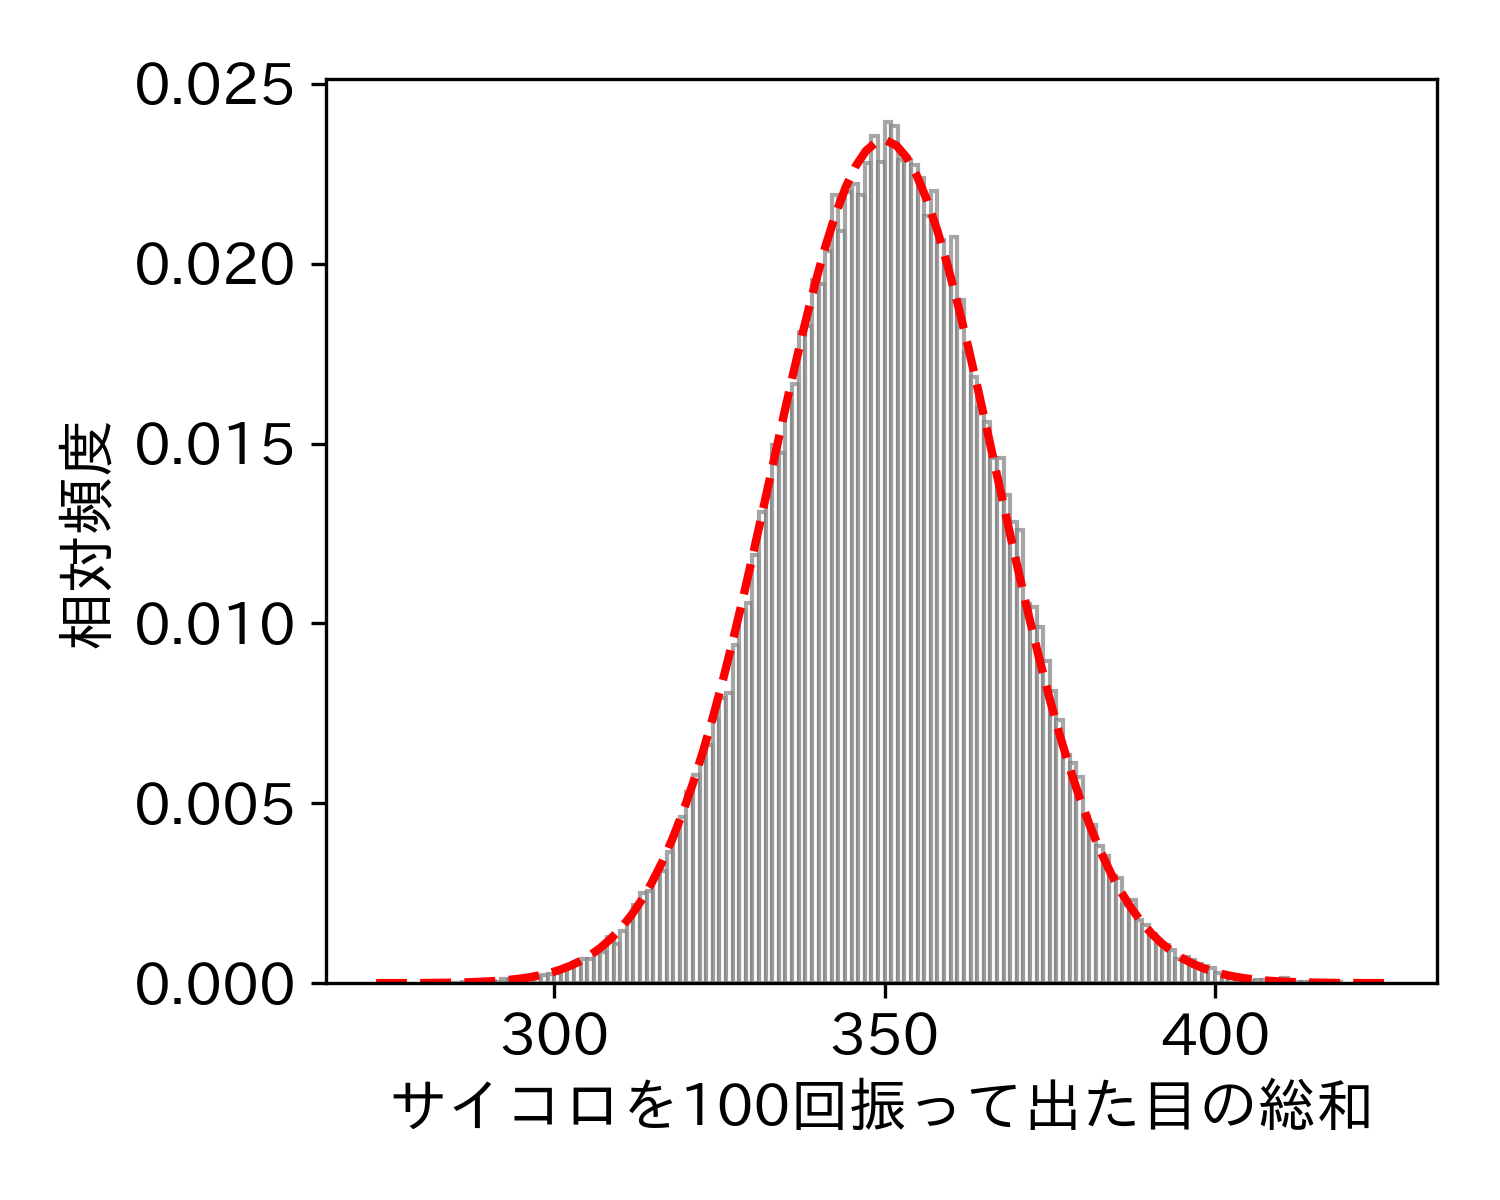

Generate this figure with Python:
import numpy as np
import matplotlib.pyplot as plt
import japanize_matplotlib
from scipy.stats import norm
from scipy.stats import gumbel_r

plt.rcParams['font.size'] = 14
np.random.seed(0)

# この操作を100回繰り返す


def roll_dice(n=100, repeat=100):
    return np.array([np.sum(np.random.randint(1, 7, size=n)) for _ in range(repeat)])


# この操作を1000回サンプリングする
dice_sums = np.array([roll_dice() for _ in range(1000)]).flatten()


# set size of figure
plt.figure(figsize=(5, 4))


# ヒストグラムを作成
plt.hist(dice_sums, bins=range(280, 420), density=True, alpha=0.7, label='Experimental', color="white", edgecolor='gray')

# 正規分布のパラメータを推定
mu, std = norm.fit(dice_sums)
print(mu, std)

# 正規分布を描画
xmin, xmax = plt.xlim()
x = np.linspace(xmin, xmax, 100)
p = norm.pdf(x, mu, std)

plt.plot(x, p, 'r--', linewidth=2, label='Normal Distribution')
plt.xlabel('サイコロを100回振って出た目の総和')
plt.ylabel('相対頻度')
# plt.legend()
plt.tight_layout()
plt.savefig('3_1_3_1_gaussian_fitting.png', dpi=300)
plt.savefig('3_1_3_1_gaussian_fitting.svg', dpi=300)

plt.show()
